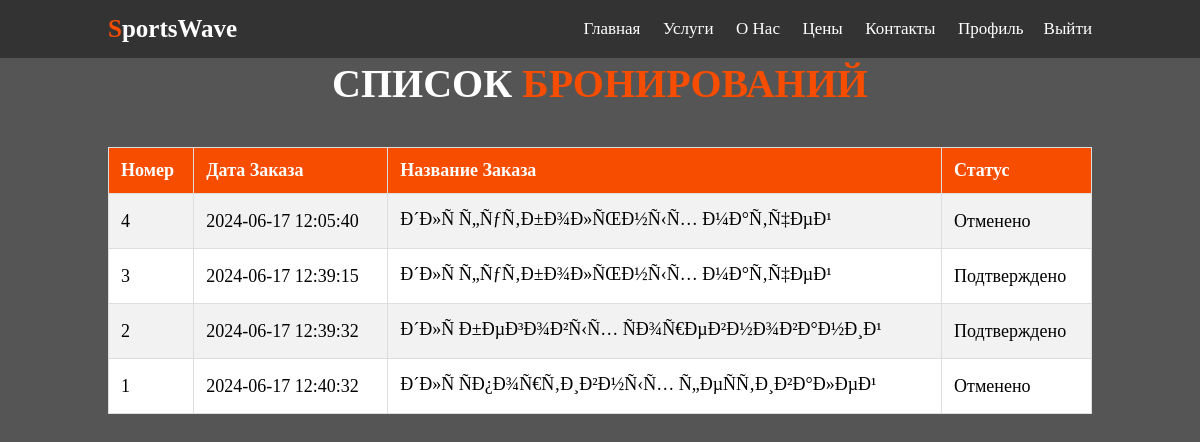
The app's page /assets/pages/tools/profile.php (signed in) with its own data.
### tables this page shows
CREATE TABLE `orders` (
  `id` int(11) NOT NULL,
  `user_id` int(11) NOT NULL,
  `tariff_id` int(11) NOT NULL,
  `timestamp` timestamp NULL DEFAULT CURRENT_TIMESTAMP,
  `status` varchar(255) DEFAULT 'ожидание'
);

CREATE TABLE `tariffs` (
  `id` int(11) NOT NULL,
  `event_type` varchar(255) DEFAULT NULL,
  `amount` decimal(10,2) DEFAULT NULL
);

### assets/pages/tools/profile.php (the view, shortened to what this page needs)
<?php
include '../../pages/system_files/db_connect.php';
$user_id = $_SESSION['user_id'];
$query = "SELECT orders.id, orders.timestamp AS order_date, tariffs.event_type AS order_name, orders.status
          FROM orders
          JOIN tariffs ON orders.tariff_id = tariffs.id
          WHERE orders.user_id = ?";
$stmt = $conn->prepare($query);
$stmt->bind_param("i", $user_id);
$stmt->execute();
$result = $stmt->get_result();
?>
<!doctype html>
<html lang="en">
<head>
    <link rel="stylesheet" href="https://unpkg.com/swiper/swiper-bundle.min.css" />
    <link rel="stylesheet" href="https://cdnjs.cloudflare.com/ajax/libs/font-awesome/5.15.4/css/all.min.css">
    <link rel="stylesheet" href="../../../assets/css/index/index.css">
</head>
<body>
<?php include '../../../assets/pages/tools/header.php'; ?>
<section class="bookings" id="bookings">
        <h1 class="heading"> <span></span></h1>
    <h1 class="heading"> <span></span></h1>
    <h1 class="heading">Список <span>бронирований</span></h1>
    <table>
        <tr>
            <th>Номер</th>
            <th>Дата заказа</th>
            <th>Название заказа</th>
            <th>Статус</th>
        </tr>
        <?php
        if ($result->num_rows > 0) {
            $num_rows = $result->num_rows;
            while ($row = $result->fetch_assoc()) {
                echo "<tr>";
                echo "<td>" . $num_rows-- . "</td>";
                echo "<td>" . $row['order_date'] . "</td>";
                echo "<td>" . $row['order_name'] . "</td>";
                $status_translation = array(
                    'pending' => 'Ожидание',
                    'confirmed' => 'Подтверждено',
                    'cancelled' => 'Отменено'
                );
                echo "<td>" . (isset($status_translation[$row['status']]) ? $status_translation[$row['status']] : 'Неизвестный статус') . "</td>";
                echo "</tr>";
            }
        } else {
            echo "<tr><td colspan='4'>Нет доступных бронирований.</td></tr>";
        }
        ?>
    </table>
</section>
</body>
</html>

### assets/css/index/index.css (style rules this page uses)
:root { --main-color: #f64d00; }
* { margin:0; padding:0; box-sizing: border-box; outline: none; border:none; text-decoration: none; text-transform: capitalize; transition: .2s linear; }
html { font-size: 62.5%; overflow-x: hidden; scroll-padding-top: 7rem; scroll-behavior: smooth; }
body { background: rgb(84 85 84); }
section { padding:2rem 9%; }
.heading { text-align: center; padding-bottom: 2rem; color:#fff; text-transform: uppercase; font-size: 4rem; }
.heading span { color:var(--main-color); text-transform: uppercase; }
table { width: 100%; border-collapse: collapse; margin-top: 2rem; background-color: white; color: black; }
th, td { border: 1px solid #ddd; padding: 12px; text-align: left; font-size: 18px; }
th { background-color: var(--main-color); color: white; }
tr:nth-child(even) { background-color: #f2f2f2; }

### records on screen
orders: timestamp "2024-06-17 12:05:40", tariff.event_type "Ð´Ð»Ñ Ñ„ÑƒÑ‚Ð±Ð¾Ð»ÑŒÐ½Ñ‹Ñ… Ð¼Ð°Ñ‚Ñ‡ÐµÐ¹", status "Отменено"
orders: timestamp "2024-06-17 12:39:15", tariff.event_type "Ð´Ð»Ñ Ñ„ÑƒÑ‚Ð±Ð¾Ð»ÑŒÐ½Ñ‹Ñ… Ð¼Ð°Ñ‚Ñ‡ÐµÐ¹", status "Подтверждено"
orders: timestamp "2024-06-17 12:39:32", tariff.event_type "Ð´Ð»Ñ Ð±ÐµÐ³Ð¾Ð²Ñ‹Ñ… ÑÐ¾Ñ€ÐµÐ²Ð½Ð¾Ð²Ð°Ð½Ð¸Ð¹", status "Подтверждено"
orders: timestamp "2024-06-17 12:40:32", tariff.event_type "Ð´Ð»Ñ ÑÐ¿Ð¾Ñ€Ñ‚Ð¸Ð²Ð½Ñ‹Ñ… Ñ„ÐµÑÑ‚Ð¸Ð²Ð°Ð»ÐµÐ¹", status "Отменено"
